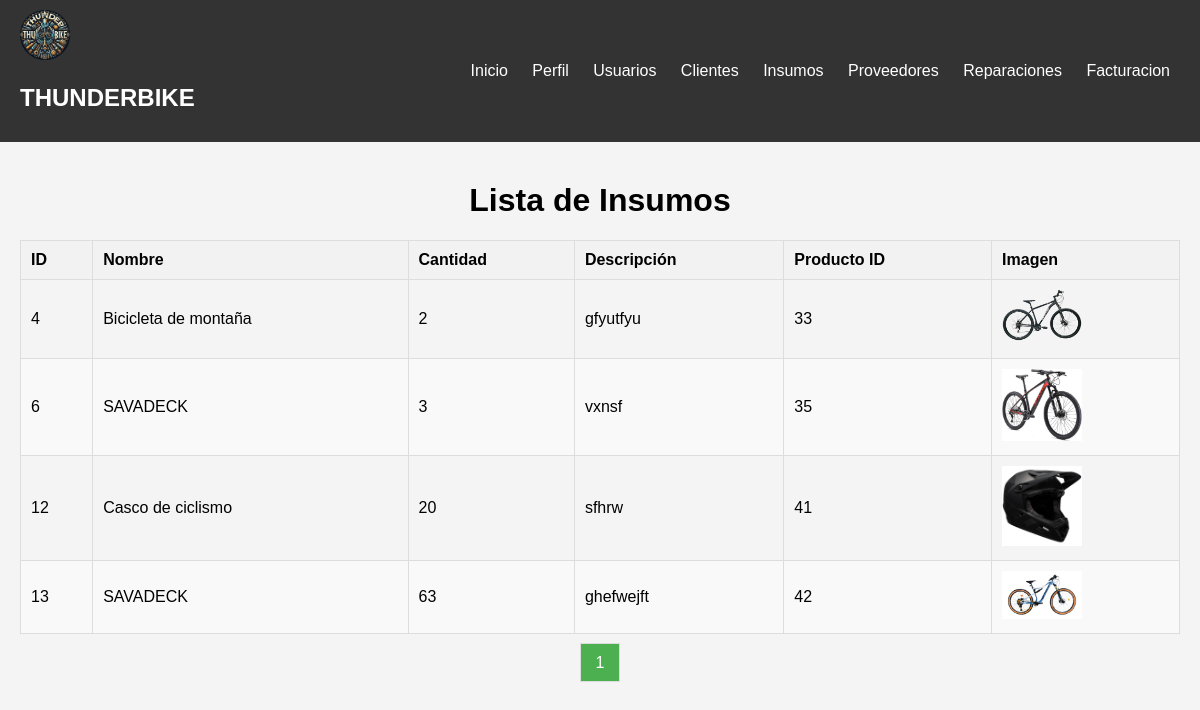
/insumos.php, run on the app's committed database.
### tables this page shows
CREATE TABLE `insumos` (
  `id` int(11) NOT NULL,
  `nombre` varchar(100) NOT NULL,
  `cantidad` int(11) NOT NULL,
  `descripcion` text NOT NULL,
  `imagen` blob NOT NULL,
  `usuario_id` int(11) DEFAULT NULL,
  `producto_id` int(11) DEFAULT NULL
);

### insumos.php (the view, shortened to what this page needs)
<?php
$host = '127.0.0.1';
$dbname = 'thunderbike';
$username = 'root';
$password = '';
try {
    $pdo = new PDO("mysql:host=$host;dbname=$dbname;charset=utf8mb4", $username, $password);
    $pdo->setAttribute(PDO::ATTR_ERRMODE, PDO::ERRMODE_EXCEPTION);
    $insumosPorPagina = 5;
    $sqlTotal = "SELECT COUNT(*) FROM insumos";
    $stmtTotal = $pdo->prepare($sqlTotal);
    $stmtTotal->execute();
    $totalInsumos = $stmtTotal->fetchColumn();
    $totalPaginas = ceil($totalInsumos / $insumosPorPagina);
    $paginaActual = isset($_GET['pagina']) ? (int)$_GET['pagina'] : 1;
    $offset = ($paginaActual - 1) * $insumosPorPagina;
    $sql = "SELECT * FROM insumos LIMIT $insumosPorPagina OFFSET $offset";
    $stmt = $pdo->prepare($sql);
    $stmt->execute();
    $insumos = $stmt->fetchAll(PDO::FETCH_ASSOC);
} catch (PDOException $e) {
    echo 'Error de conexión: ' . $e->getMessage();
} catch (Exception $e) {
    echo 'Error: ' . $e->getMessage();
}
?>
<!DOCTYPE html>
<html lang="es">
<head>
</head>
<body>
    <nav class="navtop">
    <div>
        <img src="img/thunderbikes.png" alt="Thunderbikes" style="width: 50px; height: 50px;">
        <h1>THUNDERBIKE</h1>
    </div>
        <div>
            <a href="inicio.php">Inicio</a>
            <a href="perfil.php">Perfil</a>
            <a href="usuarios.php">Usuarios</a>
            <a href="clientes.php">Clientes</a>
            <a href="insumos.php">Insumos</a>
            <a href="proveedores.php">Proveedores</a>
            <a href="reparaciones.php">Reparaciones</a>
            <a href="facturacion.php">Facturacion</a>
        </div>
    </nav>
    <div class="container">
        <h1>Lista de Insumos</h1>
        <table>
            <thead>
                <tr>
                    <th>ID</th>
                    <th>Nombre</th>
                    <th>Cantidad</th>
                    <th>Descripción</th>
                    <th>Producto ID</th>
                    <th>Imagen</th>
                </tr>
            </thead>
            <tbody>
                <?php if (count($insumos) > 0): ?>
                    <?php foreach ($insumos as $insumo): ?>
                        <tr>
                            <td><?php echo htmlspecialchars($insumo['id']); ?></td>
                            <td><?php echo htmlspecialchars($insumo['nombre']); ?></td>
                            <td><?php echo htmlspecialchars($insumo['cantidad']); ?></td>
                            <td><?php echo htmlspecialchars($insumo['descripcion']); ?></td>
                            <td><?php echo htmlspecialchars($insumo['producto_id']); ?></td>
                            <td>
                                <?php if (!empty($insumo['imagen'])): ?>
                                    <img src="uploads/<?php echo htmlspecialchars($insumo['imagen']); ?>" alt="Imagen del insumo" class="insumo-imagen">
                                <?php else: ?>
                                    Sin imagen
                                <?php endif; ?>
                            </td>
                        </tr>
                    <?php endforeach; ?>
                <?php else: ?>
                    <tr>
                        <td colspan="6">No hay insumos disponibles.</td>
                    </tr>
                <?php endif; ?>
            </tbody>
        </table>
        <div class="pagination">
            <?php for ($i = 1; $i <= $totalPaginas; $i++): ?>
                <a href="insumos.php?pagina=<?php echo $i; ?>" class="<?php echo ($i == $paginaActual) ? 'active' : ''; ?>"><?php echo $i; ?></a>
            <?php endfor; ?>
        </div>
    </div>
</body>
</html>

### insumos.php (style rules this page uses)
body { font-family: Arial, sans-serif; background-color: #f4f4f4; margin: 0; padding: 0; }
h1 { text-align: center; margin-top: 20px; }
.navtop { background-color: #333; color: white; padding: 10px 20px; display: flex; justify-content: space-between; align-items: center; flex-wrap: wrap; }
.navtop img { width: 40px; height: 40px; }
.navtop a { color: white; text-decoration: none; margin: 0 10px; }
.container { max-width: 1200px; margin: auto; padding: 20px; }
table { width: 100%; border-collapse: collapse; margin-bottom: 20px; }
th, td { border: 1px solid #ddd; padding: 10px; text-align: left; }
th { background-color: #f2f2f2; }
tr:nth-child(even) { background-color: #f9f9f9; }
.insumo-imagen { width: 80px; height: auto; }
.pagination { text-align: center; margin: 20px 0; }
.pagination a { padding: 10px 15px; margin: 0 5px; text-decoration: none; border: 1px solid #ddd; color: #333; }
.pagination .active { background-color: #4CAF50; color: white; }

### data on the page
insumos: id "4", nombre "Bicicleta de montaña", cantidad "2", descripcion "gfyutfyu", producto "33", imagen (picture)
insumos: id "6", nombre "SAVADECK", cantidad "3", descripcion "vxnsf", producto "35", imagen (picture)
insumos: id "12", nombre "Casco de ciclismo", cantidad "20", descripcion "sfhrw", producto "41", imagen (picture)
insumos: id "13", nombre "SAVADECK", cantidad "63", descripcion "ghefwejft", producto "42", imagen (picture)
